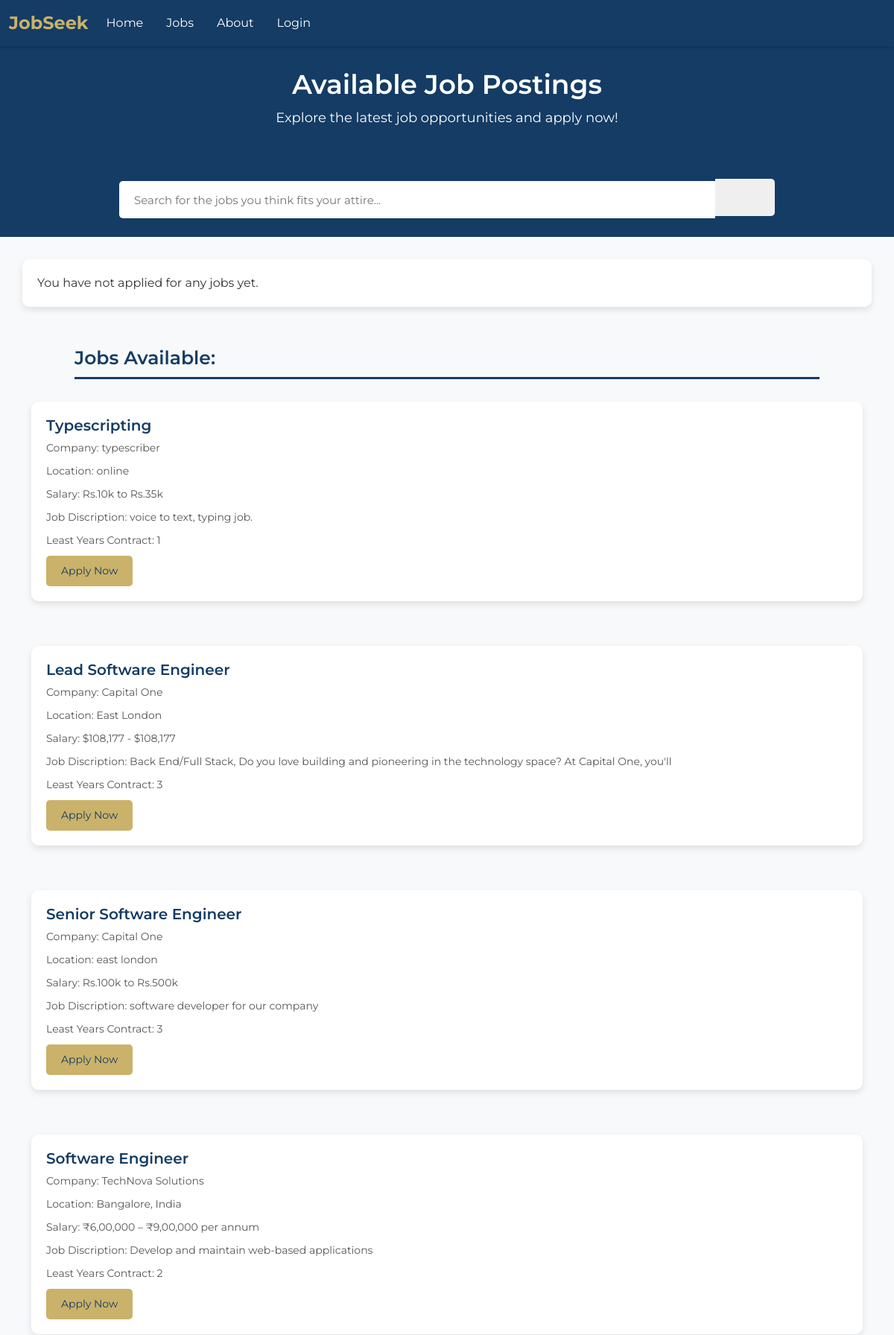
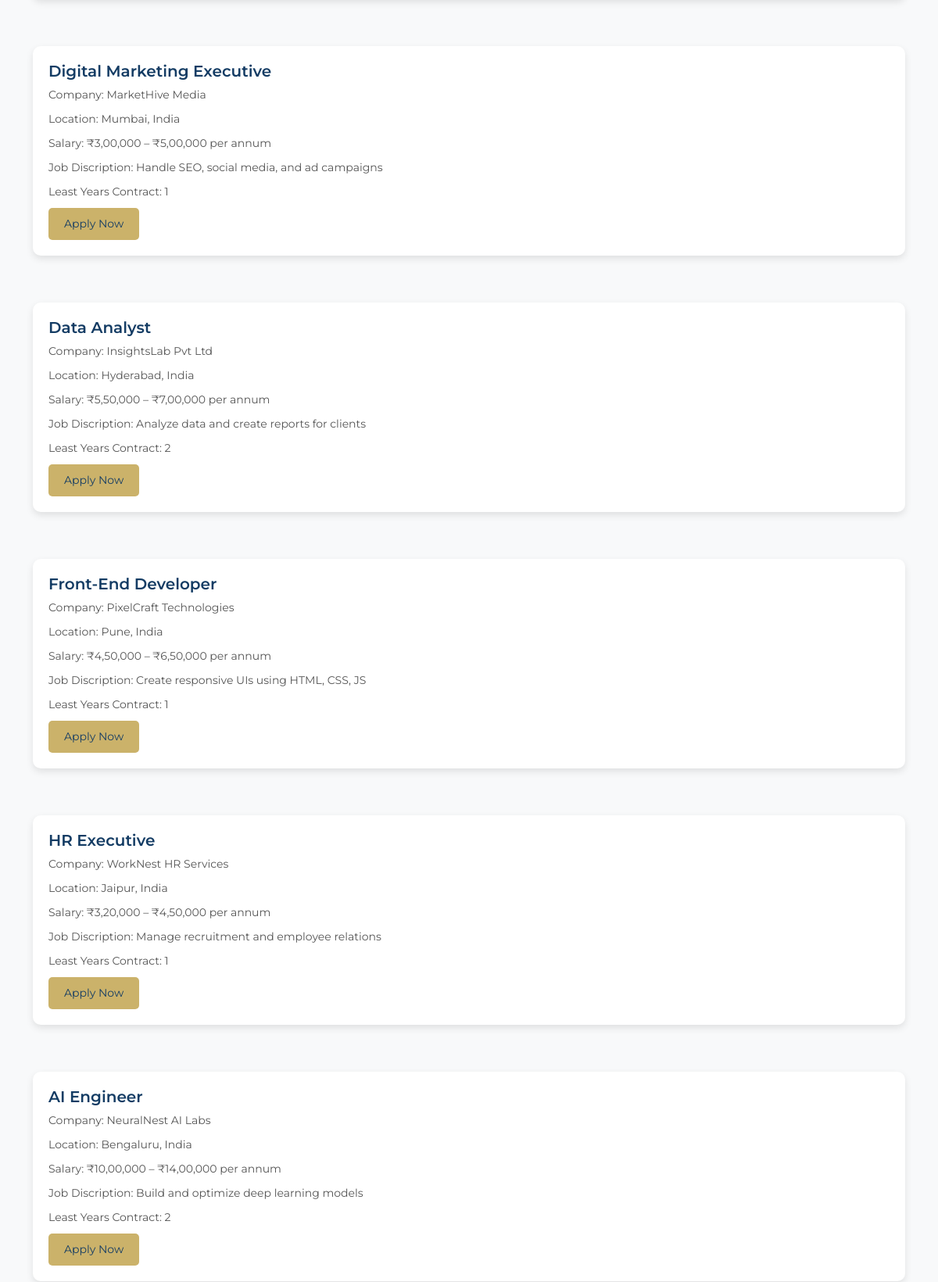
/jobs.php (upper part), run on the app's committed database (2 pictures, top to bottom).
### tables this page shows
CREATE TABLE `jobpost` (
  `id` int(255) NOT NULL,
  `title` varchar(255) NOT NULL,
  `company` varchar(255) NOT NULL,
  `location` varchar(255) NOT NULL,
  `salary` varchar(255) NOT NULL,
  `discp` longtext NOT NULL,
  `leastyr` varchar(255) NOT NULL,
  `DATETIME` datetime NOT NULL DEFAULT current_timestamp()
);

### jobs.php (the view, shortened to what this page needs)
<?php
include 'partials/dbconnect.php';
?>
<!doctype html>
<html lang="en">
<head>
    <link href="https://cdn.jsdelivr.net/npm/bootstrap@5.1.3/dist/css/bootstrap.min.css" rel="stylesheet"
>
        <link href="https://kit-pro.fontawesome.com/releases/v5.15.3/css/pro.min.css" rel="stylesheet">
        <link rel="stylesheet" href="css/_footerc.css">
        <link rel="stylesheet" href="css/_navc.css">
        <link rel="stylesheet" href="css/jobc.css">
</head>
<body>
<?php include 'partial/_nav.php' ?>
<section class="jobpost-hero">
    <div class="container">
        <h1>Available Job Postings</h1>
        <p>Explore the latest job opportunities and apply now!</p>
    </div>
</section>
    <div class="searchdiv1">
        <a href="search.php"><input class="searchbar" type="text" name="searchbar" placeholder="Search for the jobs you think fits your attire..." autocomplete="off"></a>
        <a href="search.php">
			<button class="searchbutton">
        	</button>
		</a>
	</div>
    <?php
    $sql = "SELECT * FROM applied WHERE user_num = '".$_SESSION['userphone']."'";
    $result = mysqli_query($conn, $sql);
    if (mysqli_num_rows($result) > 0) {
        echo '<div class="heading"> Applied for: </div>';
        while ($data = mysqli_fetch_assoc($result)) {
            $jobid = $data['job_id'];
            $jobquery = "SELECT * FROM jobpost WHERE id = '$jobid'";
            $jobresult = mysqli_query($conn, $jobquery);
            if (mysqli_num_rows($jobresult) > 0) {
                while ($jobdata = mysqli_fetch_assoc($jobresult)) {
                    echo '<div class="job-container">
                        <div class="container">
                            <div class="row">
                                    <div class="job-card">
                                        <h3>'.$jobdata['title'].'</h3>
                                        <p>Company: '.$jobdata['company'].'</p>
                                        <p>Location: '.$jobdata['location'].'</p>
                                        <p>Salary: '.$jobdata['salary'].'</p>
                                        <p>Job Discription: <span>'.$jobdata['discp'].'</span></p>
                                        <p>Least Years Contract: '.$jobdata['leastyr'].'</p>
                                    </div>
                                </div>
                            </div>
                        </div>';
                }
            }
        }
    } else {
        echo '<div class="job-container"><div class="container"><div class="row"><div class="job-card">You have not applied for any jobs yet.</div></div></div></div>';
    }
    ?>
    <div class="heading"> Jobs Available: </div>
	 <?php
	$sql = "SELECT * FROM jobpost";
	$result = mysqli_query($conn, $sql);
	if (mysqli_num_rows($result) > 0) {
	    while ($data = mysqli_fetch_assoc($result)) {
	echo '<div class="job-container">
		<div class="container">
					<div class="job-card">
						<h3>'.$data['title'].'</h3>
						<p>Company: '.$data['company'].'</p>
						<p>Location: '.$data['location'].'</p>
						<p>Salary: '.$data['salary'].'</p>
						<p>Job Discription: <span>'.$data['discp'].'</span></p>
						<p>Least Years Contract: '.$data['leastyr'].'</p>';
						if(isset($_SESSION['logn']) && $_SESSION['logn'] == true){
							echo ' <div class="btn btn-apply"><a href="jobs.php?aid='.$data['id'].'">Apply Now</a></div>';
						}
						else{
							echo '<div class="btn btn-apply" data-bs-toggle="modal" data-bs-target="#loginmodel"> Apply Now </div>';
						}
						echo '
				</div>
			</div>
		</div>';
	    }
	} else {
	    echo '<div class="container"><p>No job postings available at the moment.</p></div>';
	}
	?>
</body>
</html>

### partial/_nav.php (shortened to what this page needs)
<nav class="navbar navbar-expand-lg bg-body-tertiary">
  <div class="container-fluid">
    <a class="navbar-brand" href="home.php">JobSeek</a>
    <div class="collapse navbar-collapse" id="navbarSupportedContent">
      <ul class="navbar-nav me-auto mb-2 mb-lg-0">
      <?php
        if(!(isset($_SESSION['logn']) && $_SESSION['logn'] == true)){
          echo '
          <li class="nav-item">
          <a class="nav-link" aria-current="page" href="home.php">Home</a>
          </li>
          ';
        }
        ?>
        <li class="nav-item">
          <a class="nav-link" aria-current="page" href="jobs.php">Jobs</a>
        </li>
        <li class="nav-item">
          <a class="nav-link" href="about.php">About</a>
        </li>
		<?php
		if(isset($_SESSION['logn']) && $_SESSION['logn'] == true){
			echo'
        <li class="nav-item">
          <a class="nav-link" href="postjob.php">Post Job</a>
        </li>
        <li class="nav-item">
          <a class="nav-link" href="profile.php">Profile</a>
        </li>
        <li class="nav-item">
          <a class="nav-link" href="logout.php">Logout</a>
        </li>';
		}
		else{
			echo '
        <li class="nav-item">
          <a class="nav-link" href="login.php">Login</a>
        </li>';
		}
		?>
      </ul>
    </div>
  </div>
</nav>

### css/_footerc.css (style rules this page uses)
a { color:white; text-decoration: none; }

### css/_navc.css (style rules this page uses)
.navbar { font-family: 'Montserrat', sans-serif; background-color: #143c64; box-shadow: 0 2px 5px rgba(0, 0, 0, 0.2); }
.navbar-brand { color: #CBB26A; font-family: 'Montserrat', sans-serif; font-size: 24px; font-weight: bold; }
.nav-link { color: #ffffff; font-size: 16px; margin-right: 15px; transition: color 0.3s ease; }
.navbar-collapse { justify-content: flex-end; }

### css/jobc.css (style rules this page uses)
* { margin: 0; padding: 0; box-sizing: border-box; }
body { font-family: 'Montserrat', sans-serif; background-color: #f8f9fa; color: #333; }
a { text-decoration: none; color: #fff; }
.jobpost-hero { background-color: #143c64; color: white; padding: 30px 0; text-align: center; }
.jobpost-hero h1 { font-size: 36px; font-weight: 600; }
.jobpost-hero p { font-size: 18px; margin-top: 10px; }
.job-container { padding: 30px 0; }
.job-card { background-color: white; border-radius: 10px; box-shadow: 0 4px 10px rgba(0, 0, 0, 0.1); padding: 20px; transition: transform 0.3s ease; }
.job-card h3 { font-size: 20px; font-weight: 600; color: #143c64; }
.job-card p { font-size: 14px; color: #555; margin-bottom: 10px; }
.btn-apply { background-color: #CBB26A; color: #143c64; border: none; border-radius: 5px; padding: 10px 20px; font-size: 14px; }
.heading { font-size: 25px; font-weight: 600; color: #143c64; margin: 20px 100px 0 100px; padding-bottom: 6px; border-bottom: 3px solid #143c64; }
.searchdiv1 { position: -webkit-sticky; position: sticky; top: 0; display: flex; justify-content: center; align-items: center; background-color: #143c64; width: 100%; height: 100px; border: 0px solid white; }
.searchdiv1 .searchbar { width: 800px; height: 50px; color: lightgrey; font-size: 15px; font-family: 'Montserrat', sans-serif; padding-left: 20px; border: 0px; border-top-left-radius: 5px; border-bottom-left-radius: 5px; }
.searchdiv1 .searchbutton { cursor: pointer; width: 80px; height: 50px; border: 0px; border-top-right-radius: 5px; border-bottom-right-radius: 5px; }

### data on the page
jobpost: title "Typescripting", company "typescriber", location "online", salary "Rs.10k to Rs.35k", discp "voice to text, typing job.", leastyr "1"
jobpost: title "Lead Software Engineer", company "Capital One", location "East London", salary "$108,177 - $108,177", discp "Back End/Full Stack, Do you love building and pioneering in the technology space? At Capital One, you'll", leastyr "3"
jobpost: title "Senior Software Engineer", company "Capital One", location "east london", salary "Rs.100k to Rs.500k", discp "software developer for our company", leastyr "3"
jobpost: title "Software Engineer", company "TechNova Solutions", location "Bangalore, India", salary "₹6,00,000 – ₹9,00,000 per annum", discp "Develop and maintain web-based applications", leastyr "2"
jobpost: title "Digital Marketing Executive", company "MarketHive Media", location "Mumbai, India", salary "₹3,00,000 – ₹5,00,000 per annum", discp "Handle SEO, social media, and ad campaigns", leastyr "1"
jobpost: title "Data Analyst", company "InsightsLab Pvt Ltd", location "Hyderabad, India", salary "₹5,50,000 – ₹7,00,000 per annum", discp "Analyze data and create reports for clients", leastyr "2"
jobpost: title "Front-End Developer", company "PixelCraft Technologies", location "Pune, India", salary "₹4,50,000 – ₹6,50,000 per annum", discp "Create responsive UIs using HTML, CSS, JS", leastyr "1"
jobpost: title "HR Executive", company "WorkNest HR Services", location "Jaipur, India", salary "₹3,20,000 – ₹4,50,000 per annum", discp "Manage recruitment and employee relations", leastyr "1"
jobpost: title "AI Engineer", company "NeuralNest AI Labs", location "Bengaluru, India", salary "₹10,00,000 – ₹14,00,000 per annum", discp "Build and optimize deep learning models", leastyr "2"
